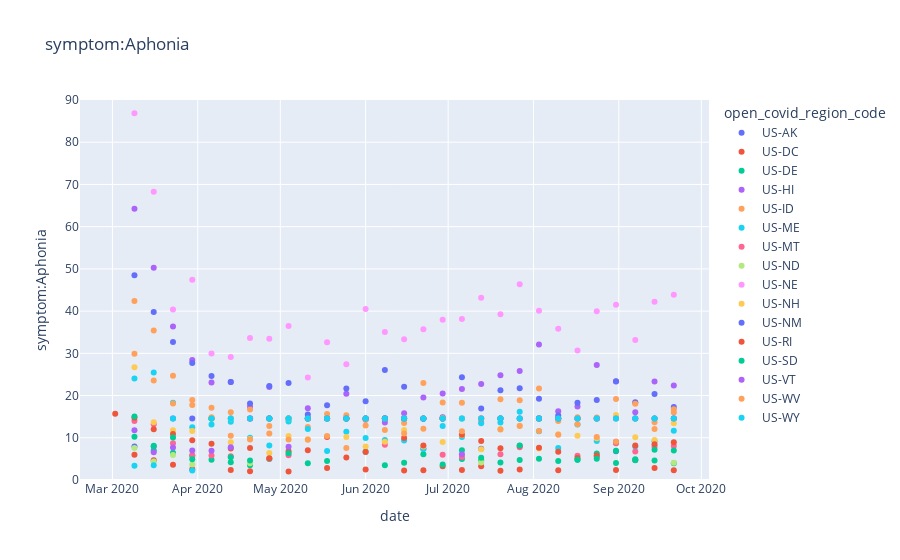
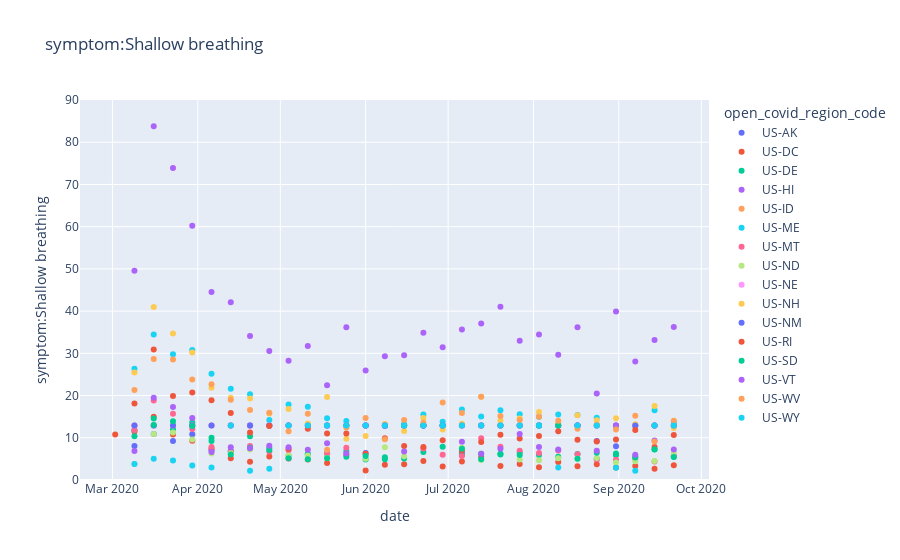
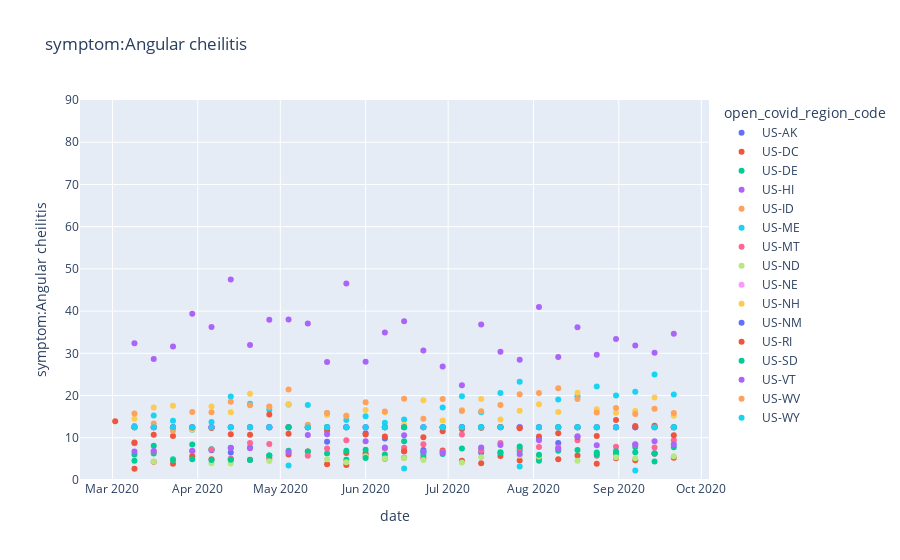
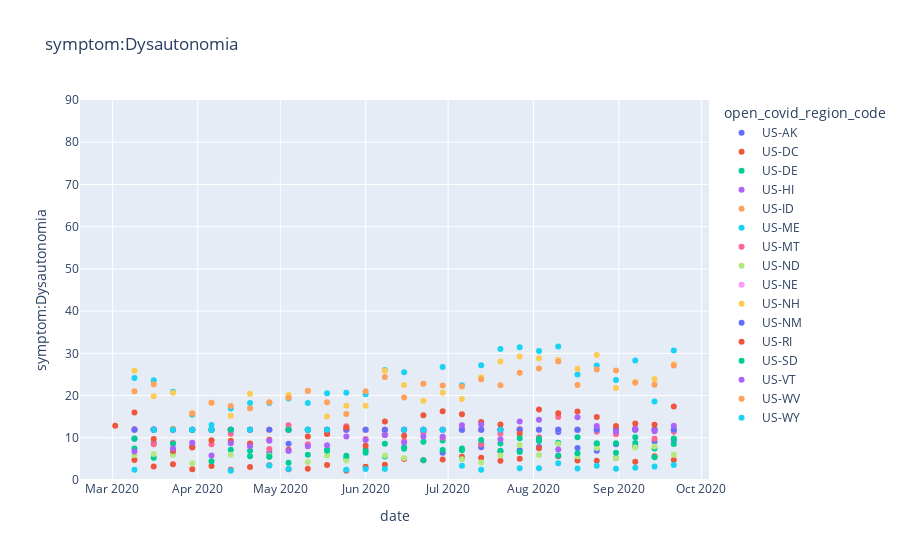

Notebook code cell kept with these figures, in order:
### Code cell
for sym in popularsyms: 
    fig = px.scatter(df, x="date", y=sym, range_y=[0,90], color="open_covid_region_code", title=sym)
    fig.show()
